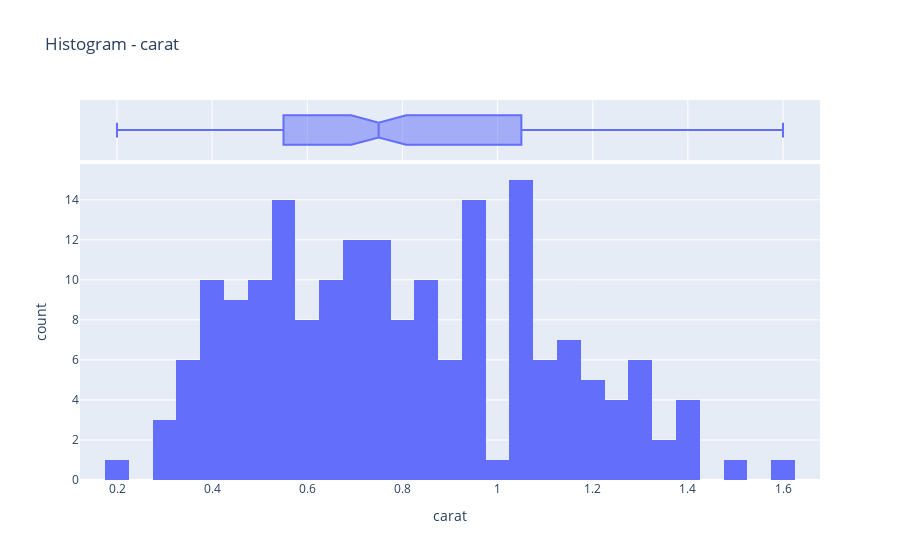
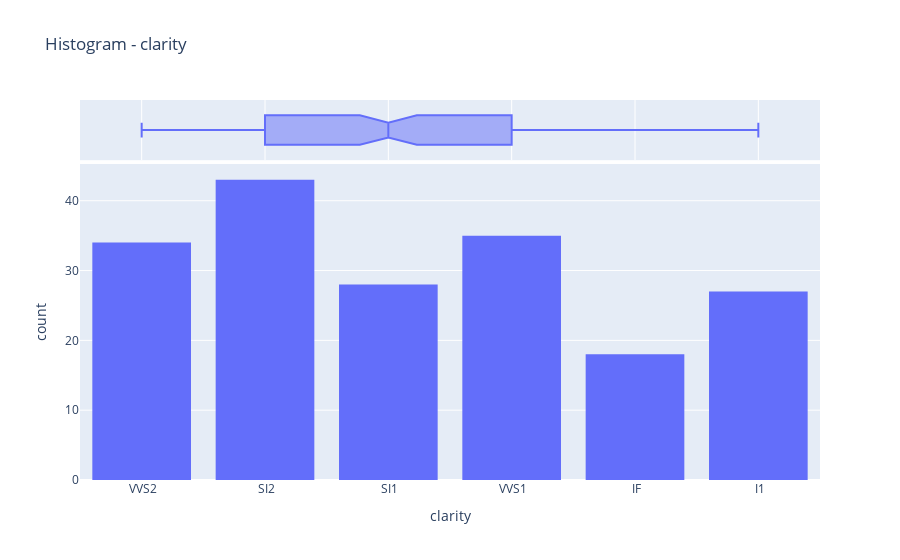
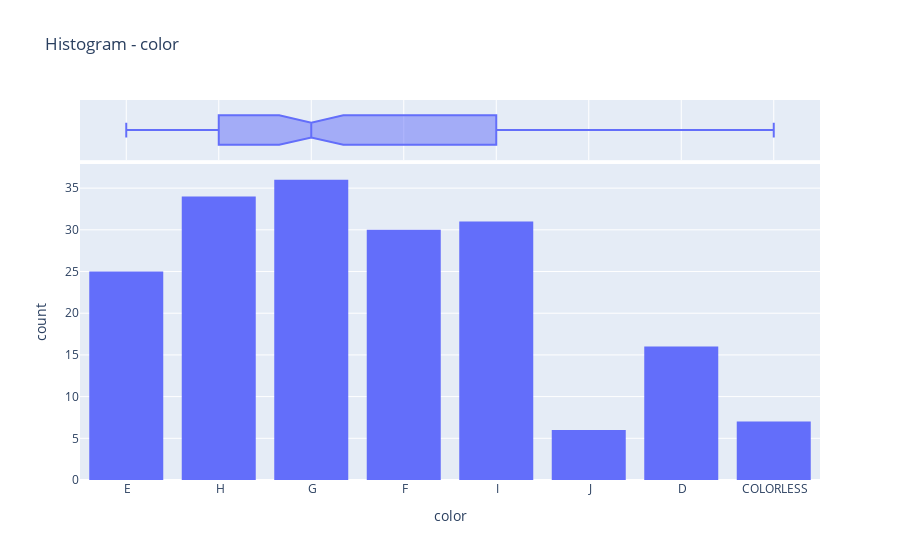
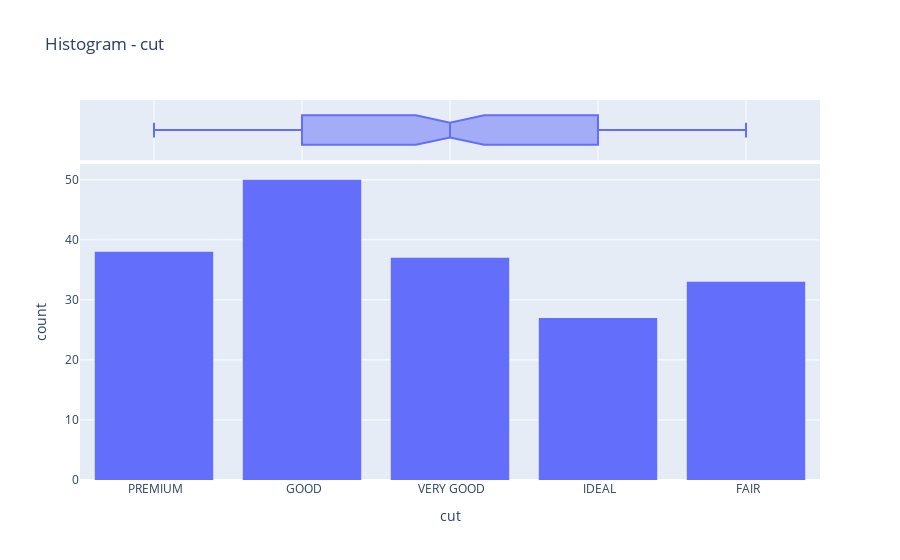

Write notebook code for charts like these, in order.
### Code cell
for column in data.columns:
    fig = px.histogram(data, x=column, marginal='box', nbins=30, title=f'Histogram - {column}')
    fig.show()

### Figure 1 — Plotly figure (JSON) as saved in the notebook; plotly's stock layout.template omitted (floating-point values rounded to 4 significant figures; data arrays with more than 128 entries replaced by an {"elided": "..."} marker saying what was removed)
{"data": [{"alignmentgroup": "True", "bingroup": "x", "hovertemplate": "carat=%{x}<br>count=%{y}<extra></extra>", "legendgroup": "", "marker": {"color": "#636efa", "pattern": {"shape": ""}}, "name": "", "nbinsx": 30, "offsetgroup": "", "orientation": "v", "showlegend": false, "type": "histogram", "x": {"elided": "185 float values"}, "xaxis": "x", "yaxis": "y"}, {"alignmentgroup": "True", "hovertemplate": "carat=%{x}<extra></extra>", "legendgroup": "", "marker": {"color": "#636efa"}, "name": "", "notched": true, "offsetgroup": "", "showlegend": false, "type": "box", "x": {"elided": "185 float values"}, "xaxis": "x2", "yaxis": "y2"}], "layout": {"barmode": "relative", "legend": {"tracegroupgap": 0}, "title": {"text": "Histogram - carat"}, "xaxis": {"anchor": "y", "domain": [0, 1], "title": {"text": "carat"}}, "xaxis2": {"anchor": "y2", "domain": [0, 1], "matches": "x", "showgrid": true, "showticklabels": false}, "yaxis": {"anchor": "x", "domain": [0, 0.8316], "title": {"text": "count"}}, "yaxis2": {"anchor": "x2", "domain": [0.8416, 1], "matches": "y2", "showgrid": false, "showline": false, "showticklabels": false, "ticks": ""}}}

### Figure 2 — Plotly figure (JSON) as saved in the notebook; plotly's stock layout.template omitted (floating-point values rounded to 4 significant figures; data arrays with more than 128 entries replaced by an {"elided": "..."} marker saying what was removed)
{"data": [{"alignmentgroup": "True", "bingroup": "x", "hovertemplate": "clarity=%{x}<br>count=%{y}<extra></extra>", "legendgroup": "", "marker": {"color": "#636efa", "pattern": {"shape": ""}}, "name": "", "nbinsx": 30, "offsetgroup": "", "orientation": "v", "showlegend": false, "type": "histogram", "x": {"elided": "185 str values"}, "xaxis": "x", "yaxis": "y"}, {"alignmentgroup": "True", "hovertemplate": "clarity=%{x}<extra></extra>", "legendgroup": "", "marker": {"color": "#636efa"}, "name": "", "notched": true, "offsetgroup": "", "showlegend": false, "type": "box", "x": {"elided": "185 str values"}, "xaxis": "x2", "yaxis": "y2"}], "layout": {"barmode": "relative", "legend": {"tracegroupgap": 0}, "title": {"text": "Histogram - clarity"}, "xaxis": {"anchor": "y", "domain": [0, 1], "title": {"text": "clarity"}}, "xaxis2": {"anchor": "y2", "domain": [0, 1], "matches": "x", "showgrid": true, "showticklabels": false}, "yaxis": {"anchor": "x", "domain": [0, 0.8316], "title": {"text": "count"}}, "yaxis2": {"anchor": "x2", "domain": [0.8416, 1], "matches": "y2", "showgrid": false, "showline": false, "showticklabels": false, "ticks": ""}}}

### Figure 3 — Plotly figure (JSON) as saved in the notebook; plotly's stock layout.template omitted (floating-point values rounded to 4 significant figures; data arrays with more than 128 entries replaced by an {"elided": "..."} marker saying what was removed)
{"data": [{"alignmentgroup": "True", "bingroup": "x", "hovertemplate": "color=%{x}<br>count=%{y}<extra></extra>", "legendgroup": "", "marker": {"color": "#636efa", "pattern": {"shape": ""}}, "name": "", "nbinsx": 30, "offsetgroup": "", "orientation": "v", "showlegend": false, "type": "histogram", "x": {"elided": "185 str values"}, "xaxis": "x", "yaxis": "y"}, {"alignmentgroup": "True", "hovertemplate": "color=%{x}<extra></extra>", "legendgroup": "", "marker": {"color": "#636efa"}, "name": "", "notched": true, "offsetgroup": "", "showlegend": false, "type": "box", "x": {"elided": "185 str values"}, "xaxis": "x2", "yaxis": "y2"}], "layout": {"barmode": "relative", "legend": {"tracegroupgap": 0}, "title": {"text": "Histogram - color"}, "xaxis": {"anchor": "y", "domain": [0, 1], "title": {"text": "color"}}, "xaxis2": {"anchor": "y2", "domain": [0, 1], "matches": "x", "showgrid": true, "showticklabels": false}, "yaxis": {"anchor": "x", "domain": [0, 0.8316], "title": {"text": "count"}}, "yaxis2": {"anchor": "x2", "domain": [0.8416, 1], "matches": "y2", "showgrid": false, "showline": false, "showticklabels": false, "ticks": ""}}}

### Figure 4 — Plotly figure (JSON) as saved in the notebook; plotly's stock layout.template omitted (floating-point values rounded to 4 significant figures; data arrays with more than 128 entries replaced by an {"elided": "..."} marker saying what was removed)
{"data": [{"alignmentgroup": "True", "bingroup": "x", "hovertemplate": "cut=%{x}<br>count=%{y}<extra></extra>", "legendgroup": "", "marker": {"color": "#636efa", "pattern": {"shape": ""}}, "name": "", "nbinsx": 30, "offsetgroup": "", "orientation": "v", "showlegend": false, "type": "histogram", "x": {"elided": "185 str values"}, "xaxis": "x", "yaxis": "y"}, {"alignmentgroup": "True", "hovertemplate": "cut=%{x}<extra></extra>", "legendgroup": "", "marker": {"color": "#636efa"}, "name": "", "notched": true, "offsetgroup": "", "showlegend": false, "type": "box", "x": {"elided": "185 str values"}, "xaxis": "x2", "yaxis": "y2"}], "layout": {"barmode": "relative", "legend": {"tracegroupgap": 0}, "title": {"text": "Histogram - cut"}, "xaxis": {"anchor": "y", "domain": [0, 1], "title": {"text": "cut"}}, "xaxis2": {"anchor": "y2", "domain": [0, 1], "matches": "x", "showgrid": true, "showticklabels": false}, "yaxis": {"anchor": "x", "domain": [0, 0.8316], "title": {"text": "count"}}, "yaxis2": {"anchor": "x2", "domain": [0.8416, 1], "matches": "y2", "showgrid": false, "showline": false, "showticklabels": false, "ticks": ""}}}
